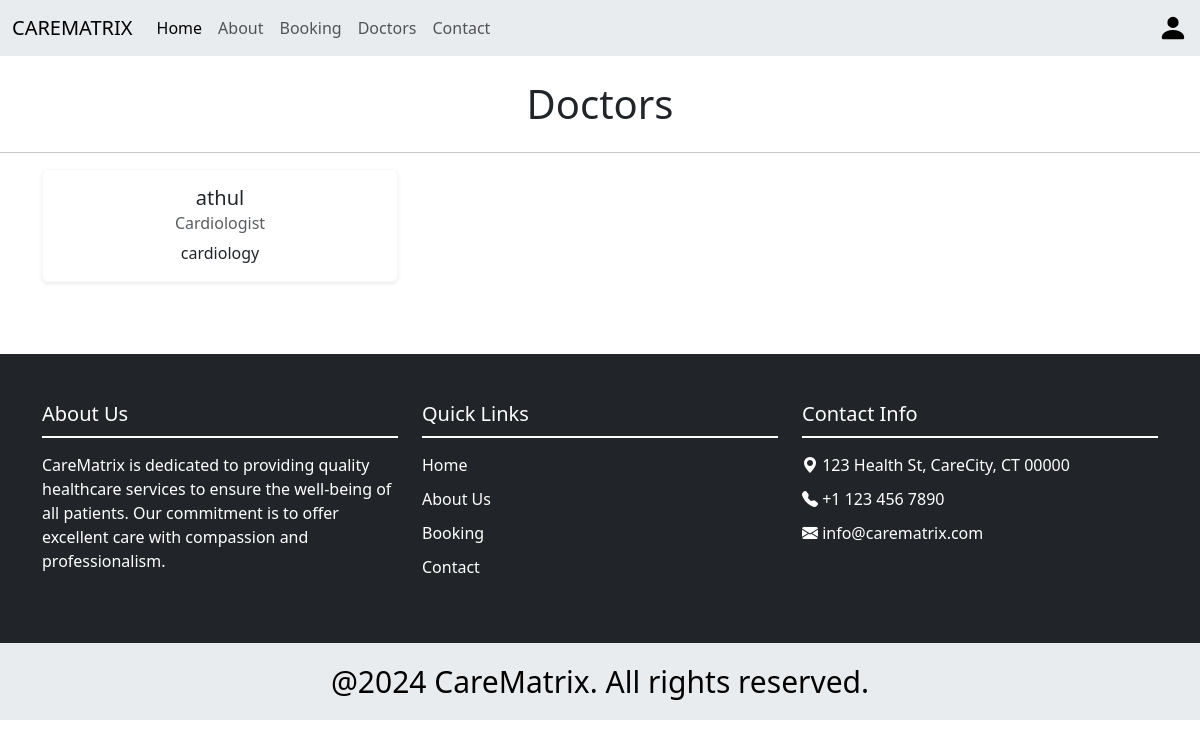
The page /doctors/ on the database as committed earlier.
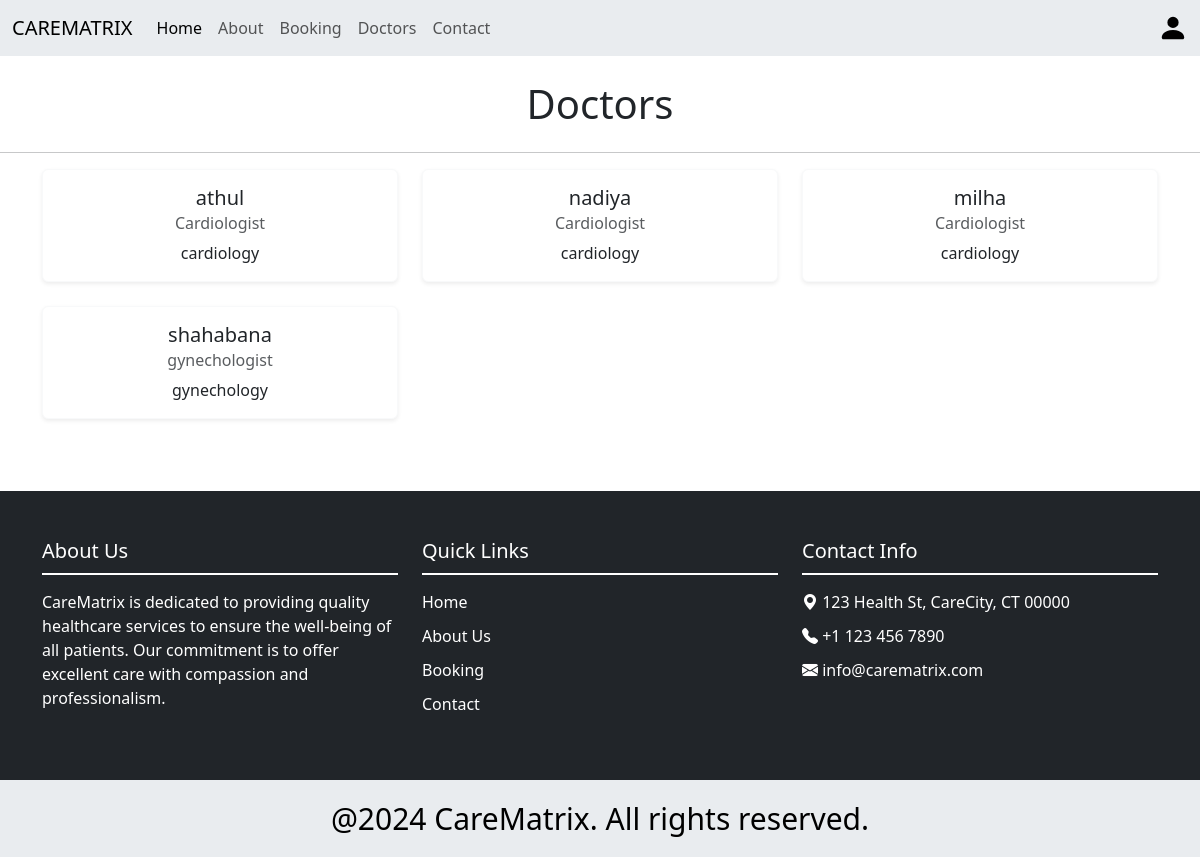
The same page on the database as committed later.
### app/models.py (models this page shows, shortened)
class Doctors(models.Model):
    doc = models.ForeignKey(CustomUser,on_delete=models.CASCADE)
    name=models.CharField(max_length=100)
    speciality=models.CharField(max_length=100)
    department=models.CharField(max_length=100)
    image=models.FileField()

### app/views.py (the view)
# urls.py: path('doctors/', views.doctors, name='doctors'),
def doctors(request):
    doct= Doctors.objects.all()
    return render(request,'users/doctor.html', {'doctors': doct})

### template/users/doctor.html (shortened to what this page needs)
{% extends 'users/base.html' %}
{% load static %}
{% block content %}
<h1 class="text-center my-4">Doctors</h1>
<hr>
<div class="container">
    <div class="row">
        {% for d in doctors %}
        <div class="col-md-4 mb-4">
            <div class="card border-light shadow-sm">
                <div class="card-body">
                    <h5 class="card-title text-center">{{ d.name }}</h5>
                    <h6 class="card-subtitle mb-2 text-muted text-center">{{ d.speciality }}</h6>
                    <p class="card-text text-center">{{ d.department }}</p>
                </div>
            </div>
        </div>
        {% empty %}
        <div class="col-12 text-center">
            <p>No doctors available at this time.</p>
        </div>
        {% endfor %}
    </div>
</div>
{% endblock %}

Rows that differ between the two databases and show on the page:
added Doctors: name "nadiya", speciality "Cardiologist", department "cardiology"
added Doctors: name "milha", speciality "Cardiologist", department "cardiology"
added Doctors: name "shahabana", speciality "gynechologist", department "gynechology"
